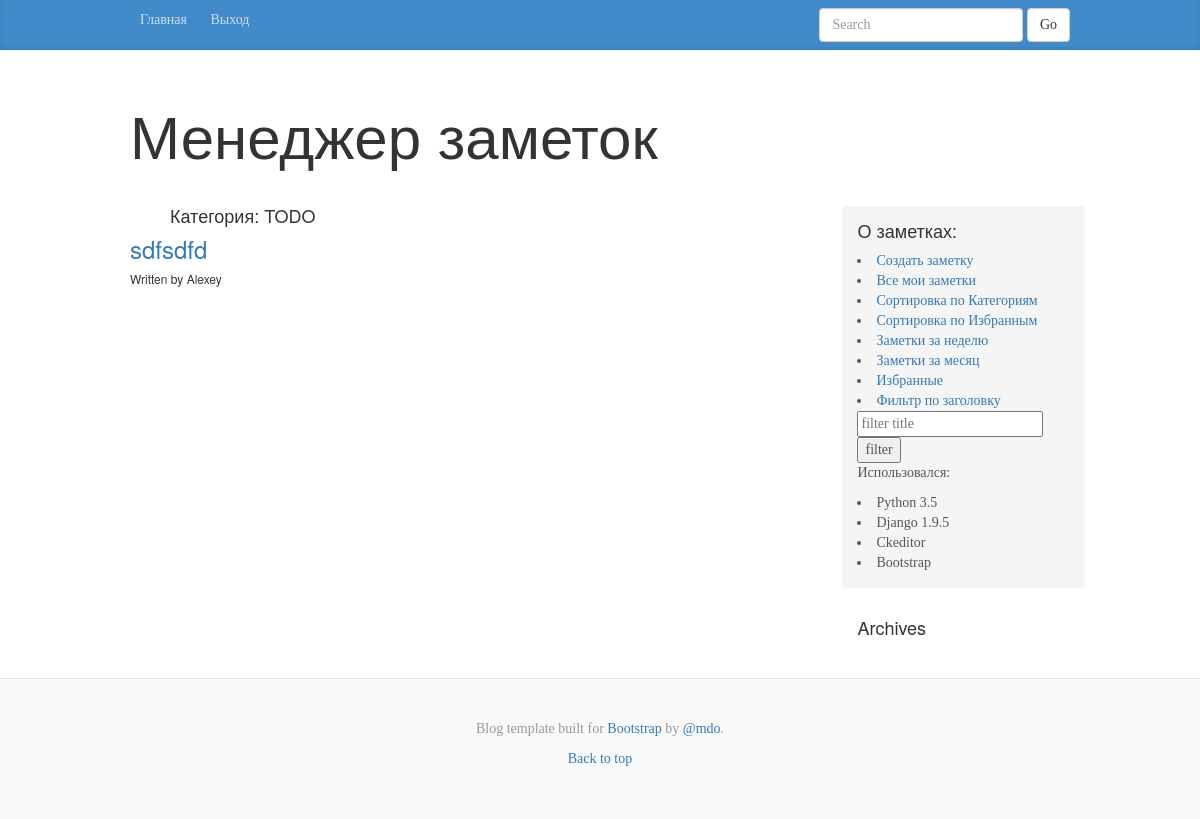
Page /category/get/4/ (signed in) on the earlier database version.
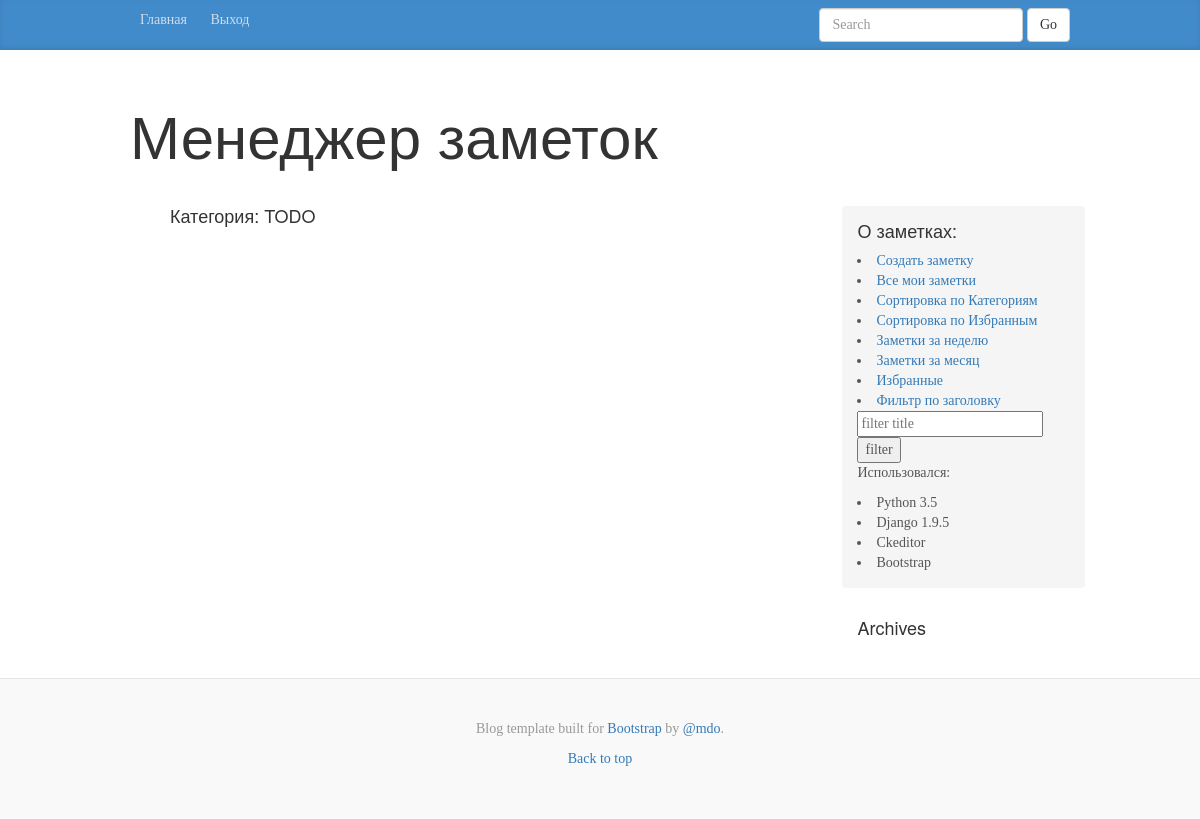
Same page on the later database version.
### notes/models.py (models this page shows, shortened)
class Notes(models.Model):
    class Meta:
        db_table = 'Notes'
        verbose_name_plural = "Заметки"
    id = models.UUIDField(primary_key=True, default=uuid.uuid4, editable=False)
    title = models.CharField(max_length=150)
    text = RichTextField(null=True, blank=True)
    date_added = models.DateTimeField(auto_now_add=True)
    date_modified = models.DateTimeField(auto_now=True)
    author = models.ForeignKey(settings.AUTH_USER_MODEL, default=1)
    favorites = models.BooleanField(default=False)
    category = models.ForeignKey(Category, blank=True,
                                 null=True, related_name='cat')
    publish = models.BooleanField(default=False)

### notes/views.py (the view)
# urls.py: url(r'^category/get/(?P<category_id>\d+)/$', notes.views.category,
@login_required(login_url='/auth/login/')
def category(request, category_id=1):
    args = {
        'category_all': Category.objects.all(),
        'category': Category.objects.get(id=category_id),
        'notes': Notes.objects.filter(
            category=category_id,
            author=auth.get_user(request).id)
        .select_related('category', 'author'),
    }
    return render(request, 'category.html', args)

### notes/models.py (called while the page is built)
    def __str__(self):
        return self.name

### notes/templates/category.html
{% extends 'main.html' %}
{% load staticfiles %}
{% load i18n mptt_tags %}
{% block content %}
<ul class="right"><h4> Категория: {{ category }}</h4></ul>
{% for note in notes %}<article>
    <h3><a href="/note/{{note.id}}">{{ note.title }}</a></h3>
    <h6>Written by {{note.author.username}} {{ note.date }}</h6>
{% endfor %}
{%  endblock %}

Differences in the rows shown:
removed Notes: title "sdfsdfd", author.username "Alexey"
